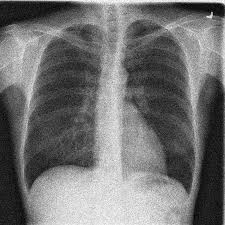
#> input picture Skeleton.jpg, 225 x 225 px
$ python Mix.py
#> lines starting #> are read from the running program, lines starting #| are printed output that depends on the picture; long printed decimals are rounded
import matplotlib.pyplot as plt
from skimage import io
from skimage import img_as_float
from skimage.metrics import peak_signal_noise_ratio
from skimage.restoration import denoise_bilateral, denoise_tv_chambolle, denoise_wavelet
from skimage.restoration import estimate_sigma

image_path = "Skeleton.jpg"
noisy_img = img_as_float(io.imread(image_path, as_gray=True))
#> noisy_img is the input picture: shape (225, 225) float64; min 0, max 1, mean 0.444
ref_img = img_as_float(io.imread(image_path, as_gray=True))

# Denoising using bilateral filter
denoise_bilateral_img = denoise_bilateral(noisy_img, sigma_spatial=15)
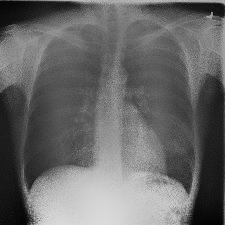
#> denoise_bilateral_img: shape (225, 225) float64; min 0.013, max 0.86, mean 0.411
bilateral_cleaned_psnr = peak_signal_noise_ratio(ref_img, denoise_bilateral_img)
#> bilateral_cleaned_psnr = 19.17

# Denoising using total variation (TV) filter
denoise_tv_img = denoise_tv_chambolle(noisy_img, weight=0.1)
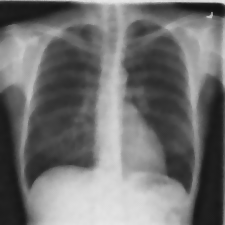
#> denoise_tv_img: shape (225, 225) float64; min 0.0742, max 0.908, mean 0.444
TV_cleaned_psnr = peak_signal_noise_ratio(ref_img, denoise_tv_img)
#> TV_cleaned_psnr = 27.89

# Denoising using wavelet filter
denoise_wavelet_img = denoise_wavelet(noisy_img)
Wavelet_cleaned_psnr = peak_signal_noise_ratio(ref_img, denoise_wavelet_img)
#> Wavelet_cleaned_psnr = 34.67

print("PSNR of input noisy image = inf")
print("PSNR of bilateral cleaned image = ", bilateral_cleaned_psnr)
#| PSNR of bilateral cleaned image =  19.165
print("PSNR of TV cleaned image = ", TV_cleaned_psnr)
#| PSNR of TV cleaned image =  27.892
print("PSNR of wavelet cleaned image = ", Wavelet_cleaned_psnr)
#| PSNR of wavelet cleaned image =  34.671

plt.figure(figsize=(10, 6))

plt.subplot(1, 2, 1)
plt.title('Original Image')
plt.imshow(noisy_img, cmap='gray')
plt.axis('off')

plt.subplot(1, 2, 2)
plt.title('Bilateral Cleaned Image')
plt.imshow(denoise_bilateral_img, cmap='gray')
plt.axis('off')

plt.tight_layout()
plt.show()
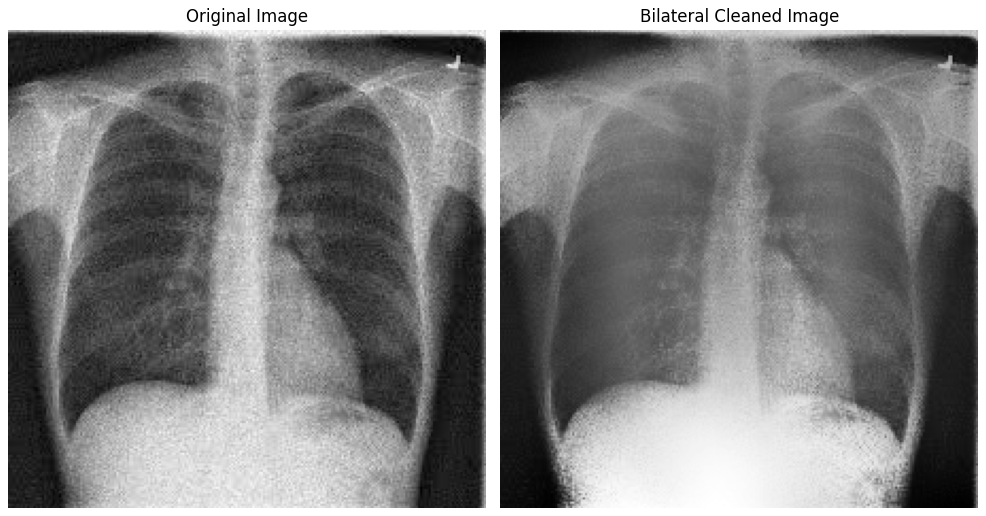
#> figure drawn by matplotlib, 2 panels

plt.figure(figsize=(10, 6))

plt.subplot(1, 2, 1)
plt.title('Original Image')
plt.imshow(noisy_img, cmap='gray')
plt.axis('off')

plt.subplot(1, 2, 2)
plt.title('TV Cleaned Image')
plt.imshow(denoise_tv_img, cmap='gray')
plt.axis('off')

plt.tight_layout()
plt.show()
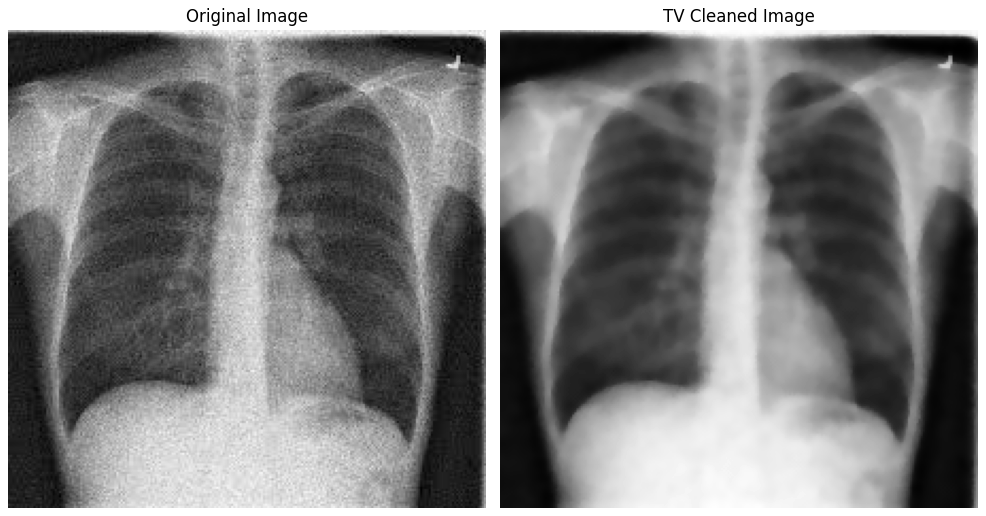
#> figure drawn by matplotlib, 2 panels

plt.figure(figsize=(10, 6))

plt.subplot(1, 2, 1)
plt.title('Original Image')
plt.imshow(noisy_img, cmap='gray')
plt.axis('off')

plt.subplot(1, 2, 2)
plt.title('Wavelet Cleaned Image')
plt.imshow(denoise_wavelet_img, cmap='gray')
plt.axis('off')

plt.tight_layout()
plt.show()
